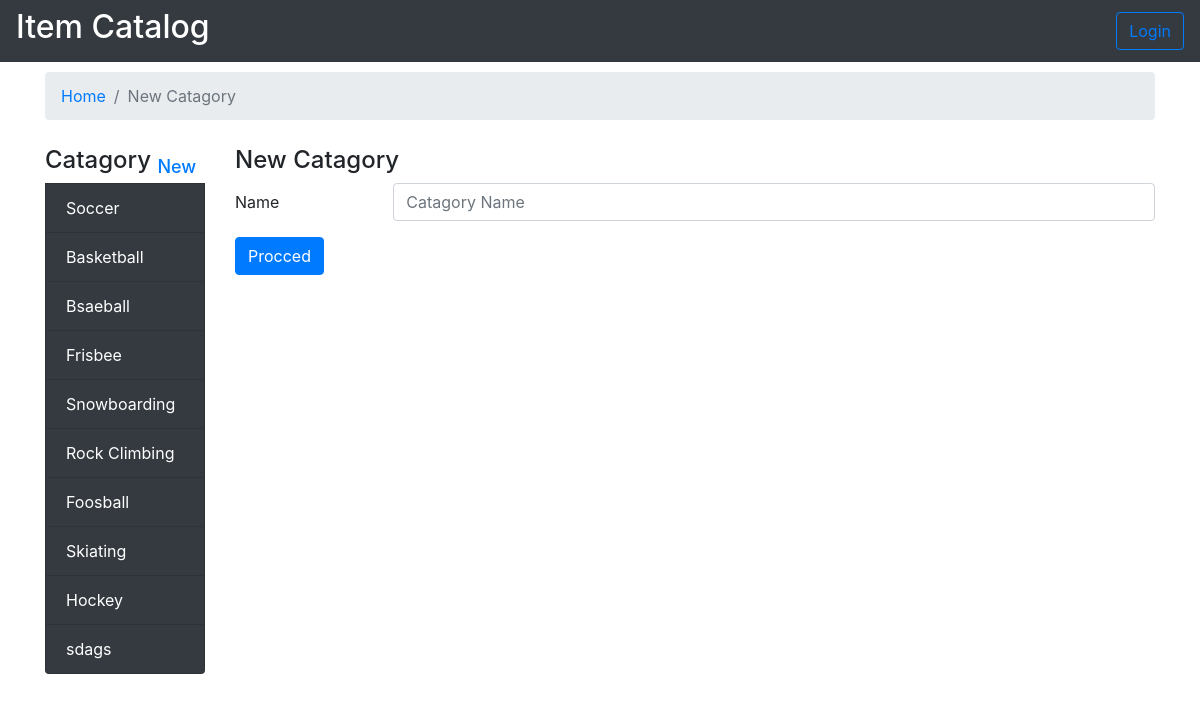
Page /Catagories/new/ on the committed database.
### dbsetup.py (models this page shows)
class Catagory(Base):
	__tablename__ = 'catagory'
	id = Column(Integer, primary_key=True)
	name = Column(String(250), nullable=False)

### project.py (the view)
@app.route('/Catagories/new/', methods=['GET', 'POST'])
def newCat():
	dbs	= dbx()
	if request.method == 'POST':
		catx = Catagory(name = request.form['c_name'])
		dbs.add(catx)
		dbs.commit()
		return redirect(url_for('hello'))
	else:
		Catagories	= dbs.query(Catagory).all()
		page 		= ["New Catagory"]
		out = render_template('header.html',
								page=page,
								cats=Catagories)
		out += render_template('new.html',
								page=page)
		out += render_template('footer.html')
		return out

### project.py (called while the page is built)
def dbx():
	engine				= create_engine('sqlite:///catalog.db')
	Base.metadata.bind	= engine
	dbsession			= sessionmaker(bind = engine)
	return dbsession()

### templates/header.html (shortened to what this page needs)
<!DOCTYPE html>
<html>
<head>
	<link rel="stylesheet" href="https://stackpath.bootstrapcdn.com/bootstrap/4.3.1/css/bootstrap.min.css">
	<link rel="stylesheet" type="text/css" href="{{ url_for('static', filename='styles.css') }}">
</head>
<body>
	<header>
		<nav class="navbar navbar-light bg-dark text-white">
			<h2>Item Catalog</h2>
			<a href="/login"><button class="btn btn-outline-primary my-2 my-sm-0" id="login">Login</button></a>
		</nav>
	</header>
	<main class="container">
		<ol class="breadcrumb">
			<li class="breadcrumb-item"><a href="/">Home</a></li>
			{% for i in range(page|length) %}
				<li class="breadcrumb-item active" aria-current="page">{{ page[i] }}</li>
			{% endfor %}
		</ol>
		<div class="row">
			<div class="col-lg-2">
				<h4>Catagory <sub><a href="/Catagories/new">New</a></sub></h4>
				{% for cat in cats %}
					<a class="list-group-item list-group-item-action bg-dark text-white" href="/Catagories/{{ cat.id }}">{{ cat.name }}</a>
				{% endfor %}
			</div>
			<div class="col-sm">

### static/styles.css (style rules this page uses)
h4, ol { margin-top: 10px !important; }

### rows in the picture
Catagory: name "Soccer"
Catagory: name "Basketball"
Catagory: name "Bsaeball"
Catagory: name "Frisbee"
Catagory: name "Snowboarding"
Catagory: name "Rock Climbing"
Catagory: name "Foosball"
Catagory: name "Skiating"
Catagory: name "Hockey"
Catagory: name "sdags"

### other values in the picture
{{ page[i] }} "New Catagory"
{{ page[0] }} "New Catagory"
